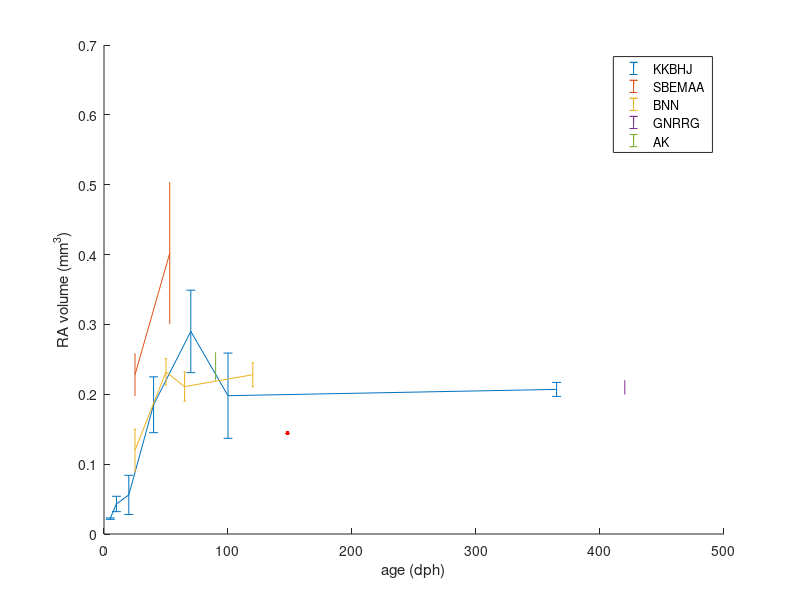
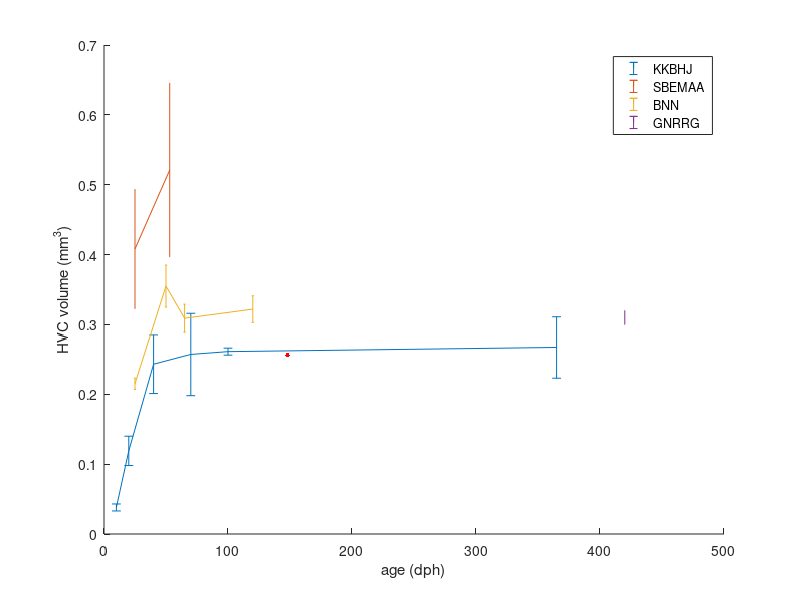

The MATLAB source for these figures, in order:
%% volumes of nuclei
i = 1; 
RA.Initials{i} = 'KKBHJ';
RA.Ages{i} = [5 10 20 40 70 100 365];
RA.MeanVolume{i} = [.022 .043 .056 .185 .29 .198 .207];
RA.SDVolume{i} = [.001 .011 .028 .040 .059 .061 .01];
HVC.Initials{i} = 'KKBHJ';
HVC.Ages{i} = [10 20 40 70 100 365];
HVC.MeanVolume{i} = [.038 .119 .243 .257 .261 .267];
HVC.SDVolume{i} = [.005 .021 .042 .059 .005 .044];

i = 2; 
RA.Initials{i} = 'SBEMAA';
RA.Ages{i} = [25 53];
RA.MeanVolume{i} = [.228 .402];
RA.SDVolume{i} = [.03 .101];
HVC.Initials{i} = 'SBEMAA';
HVC.Ages{i} = [25 53];
HVC.MeanVolume{i} = [.408 .521];
HVC.SDVolume{i} = [.085 .124];

i = 3; 
RA.Initials{i} = 'BNN';
RA.Ages{i} = [25 50 65 120];
RA.MeanVolume{i} = [.120 .232 .211 .228];
RA.SDVolume{i} = [.03 .019 .021 .017];
HVC.Initials{i} = 'BNN';
HVC.Ages{i} = [25 50 65 120];
HVC.MeanVolume{i} = [.215 .355 .309 .322];
HVC.SDVolume{i} = [.008 .030 .020 .019];

i = 4; 
RA.Initials{i} = 'GNRRG';
RA.Ages{i} = [14*30]; % songs were measured at 14 months, so birds were at least this old
RA.MeanVolume{i} = [.21]; % using numbers for medium broods
RA.SDVolume{i} = [.01];
HVC.Initials{i} = 'GNRRG';
HVC.Ages{i} = [14*30]; % songs were measured at 14 months, so birds were at least this old
HVC.MeanVolume{i} = [.31]; % using numbers for medium broods
HVC.SDVolume{i} = [.01];

i = 5; 
RA.Initials{i} = 'AK';
RA.Ages{i} = [90]; % 90 or older
RA.MeanVolume{i} = [.24]; % estimated from bar graph, control side
RA.SDVolume{i} = [.02];
%% 
figure; hold all; 
for i = 1:numel(RA.Initials)
    errorbar(RA.Ages{i}, RA.MeanVolume{i}, RA.SDVolume{i}); 
end

plot(datenum('10/20/2013') - datenum('5/25/13'), .144, 'r.', 'markersize', 10)
%text(datenum('10/20/2013') - datenum('5/25/13'), .144, '3827')
legend(RA.Initials)
xlabel('age (dph)')
ylabel('RA volume (mm^3)')

figure; hold all
for i = 1:numel(HVC.Initials)
    errorbar(HVC.Ages{i}, HVC.MeanVolume{i}, HVC.SDVolume{i}); 
end
plot(datenum('10/20/2013') - datenum('5/25/13'), .256, 'r.', 'markersize', 10)
%text(datenum('10/20/2013') - datenum('5/25/13'), .256, '3827')
xlabel('age (dph)')
ylabel('HVC volume (mm^3)')
legend(HVC.Initials)
